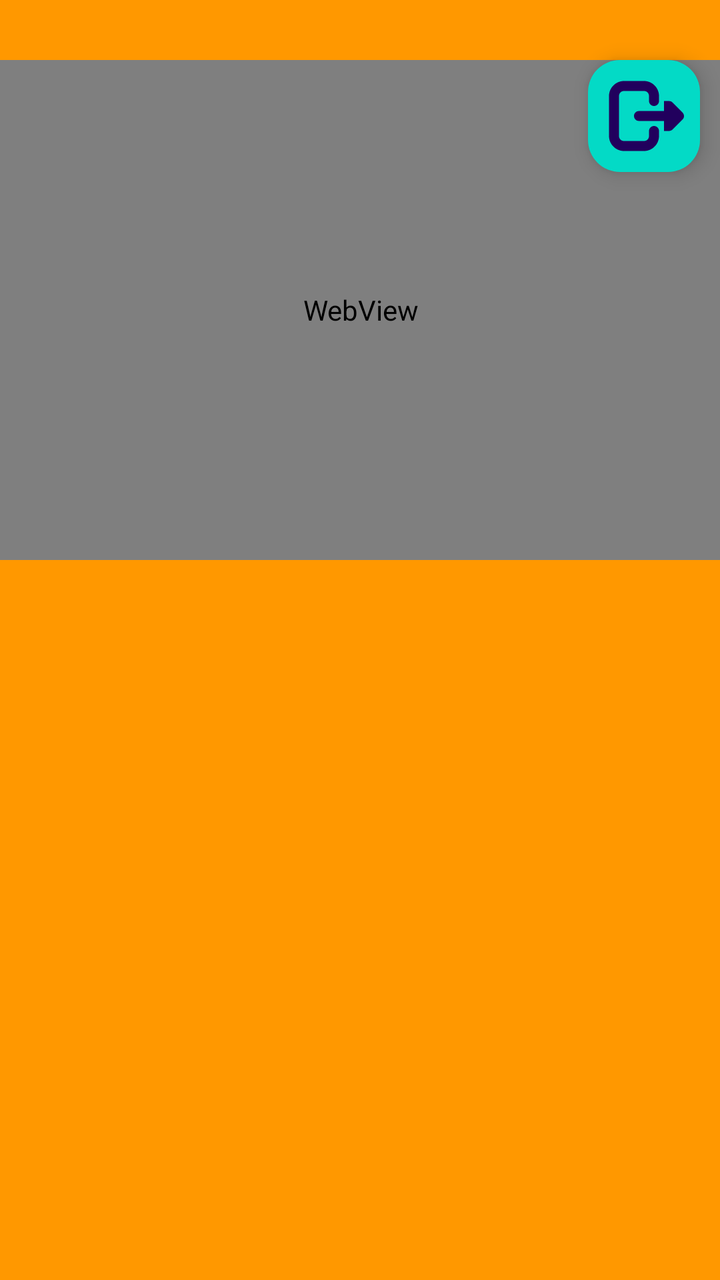
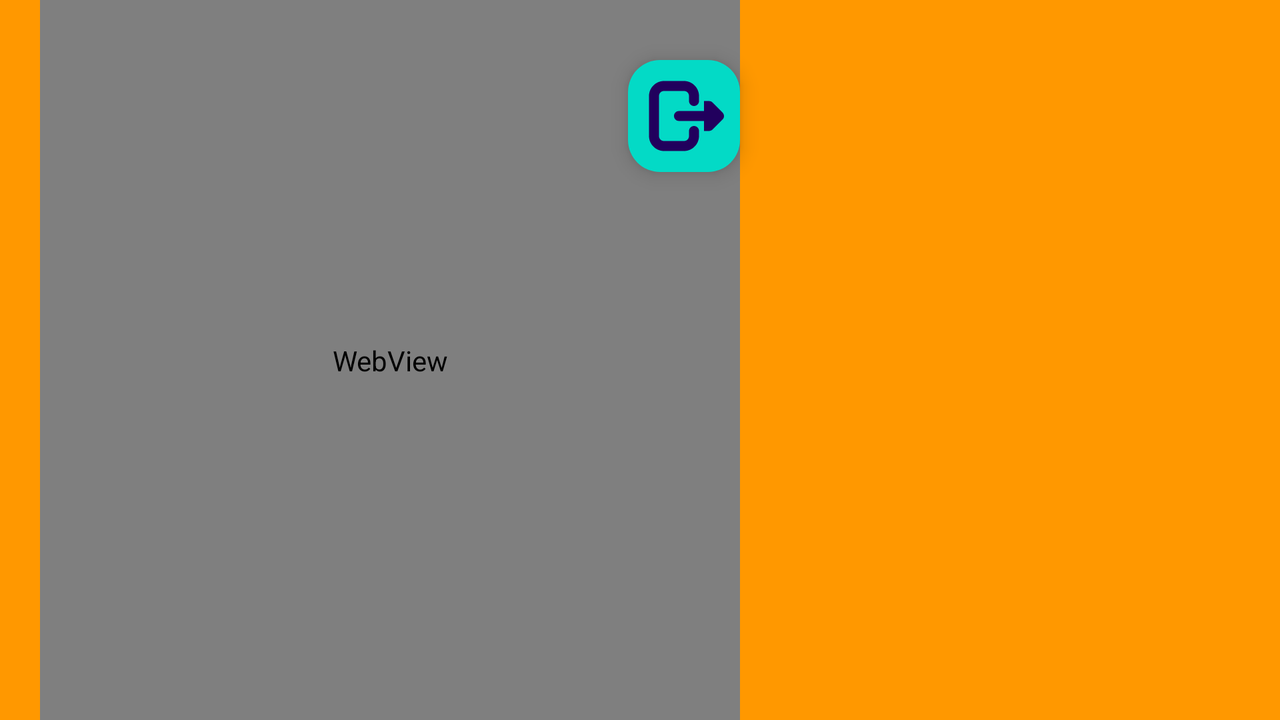

Compare how this app lays out the same screen by default and in its alternative resource folder. The renders come first, then the two layout files and the values they reference.
<!-- AndroidManifest.xml: application theme Theme.WebScannerApplication -->
<!-- res/layout/show_css_list.xml -->
<?xml version="1.0" encoding="utf-8"?>
<androidx.constraintlayout.widget.ConstraintLayout xmlns:android="http://schemas.android.com/apk/res/android"
    xmlns:app="http://schemas.android.com/apk/res-auto"
    xmlns:tools="http://schemas.android.com/tools"
    android:id="@+id/main"
    android:layout_width="match_parent"
    android:layout_height="match_parent"
    android:background="#FF9800"
    tools:context=".css.CssListActivity">

    <com.google.android.material.floatingactionbutton.FloatingActionButton
        android:id="@+id/cssBack"
        android:layout_width="wrap_content"
        android:layout_height="wrap_content"
        android:layout_marginTop="30dp"
        android:layout_marginEnd="10dp"
        android:clickable="true"
        android:src="@drawable/exit"
        app:backgroundTint="@color/design_default_color_secondary"
        app:layout_constraintEnd_toEndOf="parent"
        app:layout_constraintTop_toTopOf="parent"
        app:maxImageSize="40dp"
        tools:srcCompat="@drawable/exit" />

    <androidx.recyclerview.widget.RecyclerView
        android:id="@+id/cssRecy"
        android:layout_width="390dp"
        android:layout_height="420dp"
        android:layout_marginStart="5dp"
        android:layout_marginTop="2dp"
        android:layout_marginEnd="5dp"
        android:layout_marginBottom="25dp"
        app:layout_constraintBottom_toBottomOf="parent"
        app:layout_constraintEnd_toEndOf="parent"
        app:layout_constraintStart_toStartOf="parent"
        app:layout_constraintTop_toBottomOf="@+id/cssView">

    </androidx.recyclerview.widget.RecyclerView>

    <WebView
        android:id="@+id/cssView"
        android:layout_width="370dp"
        android:layout_height="250dp"
        android:layout_marginStart="5dp"
        android:layout_marginTop="30dp"
        android:layout_marginEnd="5dp"
        app:layout_constraintEnd_toEndOf="parent"
        app:layout_constraintStart_toStartOf="parent"
        app:layout_constraintTop_toTopOf="parent" />
</androidx.constraintlayout.widget.ConstraintLayout>
<!-- resources referenced by this layout -->
<resources>
  <!-- drawable exit (drawable) -->
  <vector xmlns:android="http://schemas.android.com/apk/res/android" android:height="80dp" android:viewportHeight="16" android:viewportWidth="16" android:width="80dp">
        
      <path android:fillColor="#2e3436" android:pathData="m13,5v0.004c0.266,0 0.52,0.105 0.707,0.289l2,2c0.391,0.391 0.391,1.023 0,1.414l-2,2c-0.188,0.184 -0.441,0.289 -0.707,0.285v0.008h-1v-2h-5c-0.551,0 -1,-0.449 -1,-1s0.449,-1 1,-1h5v-2zM13,5"/>
        
      <path android:fillColor="#2e3436" android:pathData="m4,1c-1.645,0 -3,1.355 -3,3v8c0,1.645 1.355,3 3,3h4c1.645,0 3,-1.355 3,-3v-1c0,-0.551 -0.449,-1 -1,-1s-1,0.449 -1,1v1c0,0.57 -0.43,1 -1,1h-4c-0.57,0 -1,-0.43 -1,-1v-8c0,-0.57 0.43,-1 1,-1h4c0.57,0 1,0.43 1,1v1c0,0.551 0.449,1 1,1s1,-0.449 1,-1v-1c0,-1.645 -1.355,-3 -3,-3zM4,1"/>
      
  </vector>
  <style name="Theme.WebScannerApplication" parent="Base.Theme.WebScannerApplication" />
  <style name="Base.Theme.WebScannerApplication" parent="Theme.Material3.DayNight.NoActionBar">
          
          
      </style>
</resources>
<!-- res/layout-land/show_css_list.xml (the repository's variant of the layout above) -->
<!-- drawn on the phone turned sideways -->
<?xml version="1.0" encoding="utf-8"?>
<androidx.constraintlayout.widget.ConstraintLayout xmlns:android="http://schemas.android.com/apk/res/android"
    xmlns:app="http://schemas.android.com/apk/res-auto"
    xmlns:tools="http://schemas.android.com/tools"
    android:id="@+id/main"
    android:layout_width="match_parent"
    android:layout_height="match_parent"
    android:background="#FF9800"
    tools:context=".css.CssListActivity">

    <com.google.android.material.floatingactionbutton.FloatingActionButton
        android:id="@+id/cssBack"
        android:layout_width="wrap_content"
        android:layout_height="wrap_content"
        android:layout_marginTop="30dp"
        android:clickable="true"
        android:src="@drawable/exit"
        app:backgroundTint="@color/design_default_color_secondary"
        app:layout_constraintEnd_toEndOf="@+id/cssView"
        app:layout_constraintTop_toTopOf="parent"
        app:maxImageSize="40dp"
        tools:srcCompat="@drawable/exit" />

    <androidx.recyclerview.widget.RecyclerView
        android:id="@+id/cssRecy"
        android:layout_width="327dp"
        android:layout_height="386dp"
        android:layout_marginTop="20dp"
        android:layout_marginEnd="20dp"
        android:layout_marginBottom="20dp"
        app:layout_constraintBottom_toBottomOf="parent"
        app:layout_constraintEnd_toEndOf="parent"
        app:layout_constraintTop_toTopOf="parent">

    </androidx.recyclerview.widget.RecyclerView>

    <WebView
        android:id="@+id/cssView"
        android:layout_width="350dp"
        android:layout_height="400dp"
        android:layout_marginStart="20dp"
        android:layout_marginTop="30dp"
        android:layout_marginBottom="30dp"
        app:layout_constraintBottom_toBottomOf="parent"
        app:layout_constraintStart_toStartOf="parent"
        app:layout_constraintTop_toTopOf="parent" />
</androidx.constraintlayout.widget.ConstraintLayout>
